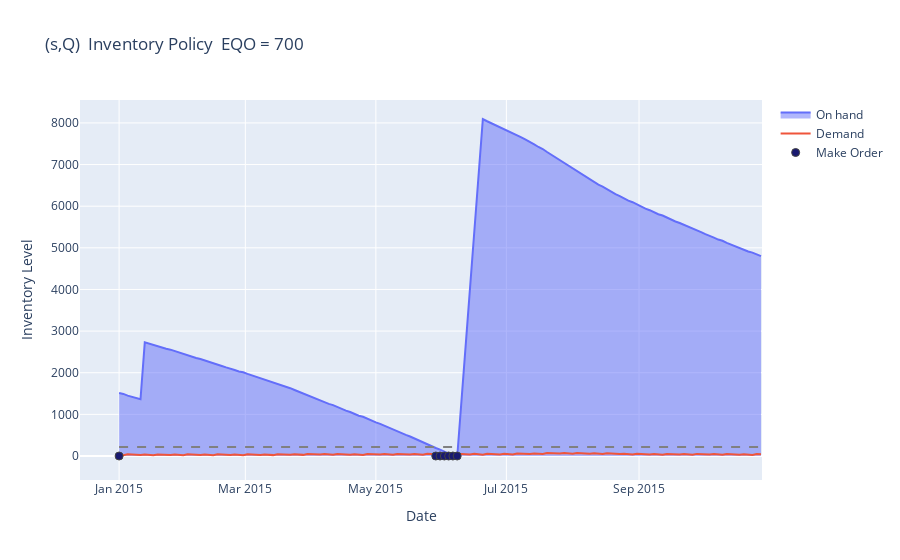

Write notebook code for a chart like this one.
### Code cell
od = order_dates(r_frame)
plot_inventory_eqo(r_frame, od, EQO,ROP)

### Figure 1 — Plotly figure (JSON) as saved in the notebook; plotly's stock layout.template omitted (floating-point values rounded to 4 significant figures; data arrays with more than 128 entries replaced by an {"elided": "..."} marker saying what was removed)
{"data": [{"fill": "tozeroy", "name": "On hand", "type": "scatter", "x": {"elided": "151 str values"}, "y": {"elided": "151 int values"}}, {"name": "Demand", "type": "scatter", "x": {"elided": "151 str values"}, "y": {"elided": "151 float values"}}, {"marker": {"color": {"elided": "151 str values"}, "line": {"width": 1}, "size": 8}, "mode": "markers+text", "name": "Make Order", "textposition": "top center", "type": "scatter", "x": ["2015-01-01T00:00:00", "2015-05-29T00:00:00", "2015-05-31T00:00:00", "2015-06-02T00:00:00", "2015-06-04T00:00:00", "2015-06-06T00:00:00", "2015-06-08T00:00:00"], "y": [0, 0, 0, 0, 0, 0, 0]}], "layout": {"autosize": true, "shapes": [{"line": {"color": "grey", "dash": "dash"}, "type": "line", "x0": "2015-01-01T00:00:00", "x1": "2015-10-28T00:00:00", "xref": "x", "y0": 214, "y1": 214, "yref": "y"}], "title": {"text": " (s,Q)  Inventory Policy  EQO = 700"}, "xaxis": {"autorange": true, "range": ["2014-12-12 01:59:16.2055", "2015-10-28 18:38:09.4267"], "title": {"text": "Date"}, "type": "date"}, "yaxis": {"autorange": true, "range": [-671.0, 8555.0], "title": {"text": "Inventory Level"}, "type": "linear"}}}
